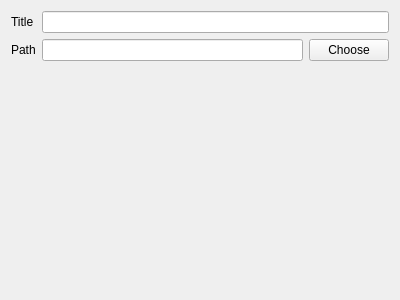
<?xml version="1.0" encoding="UTF-8"?>
<ui version="4.0">
 <class>ProjectEditWidgetUI</class>
 <widget class="QWidget" name="ProjectEditWidgetUI">
  <property name="geometry">
   <rect>
    <x>0</x>
    <y>0</y>
    <width>400</width>
    <height>300</height>
   </rect>
  </property>
  <property name="windowTitle">
   <string>Form</string>
  </property>
  <layout class="QVBoxLayout" name="verticalLayout">
   <item>
    <layout class="QFormLayout" name="formLayout">
     <item row="0" column="0">
      <widget class="QLabel" name="label">
       <property name="text">
        <string>Title</string>
       </property>
      </widget>
     </item>
     <item row="1" column="0">
      <widget class="QLabel" name="label_2">
       <property name="text">
        <string>Path</string>
       </property>
      </widget>
     </item>
     <item row="0" column="1">
      <widget class="QLineEdit" name="titleLineEdit"/>
     </item>
     <item row="1" column="1">
      <layout class="QHBoxLayout" name="horizontalLayout">
       <item>
        <widget class="QLineEdit" name="pathLineEdit"/>
       </item>
       <item>
        <widget class="QPushButton" name="chooseButton">
         <property name="text">
          <string>Choose</string>
         </property>
        </widget>
       </item>
      </layout>
     </item>
    </layout>
   </item>
  </layout>
 </widget>
 <resources/>
 <connections/>
</ui>
